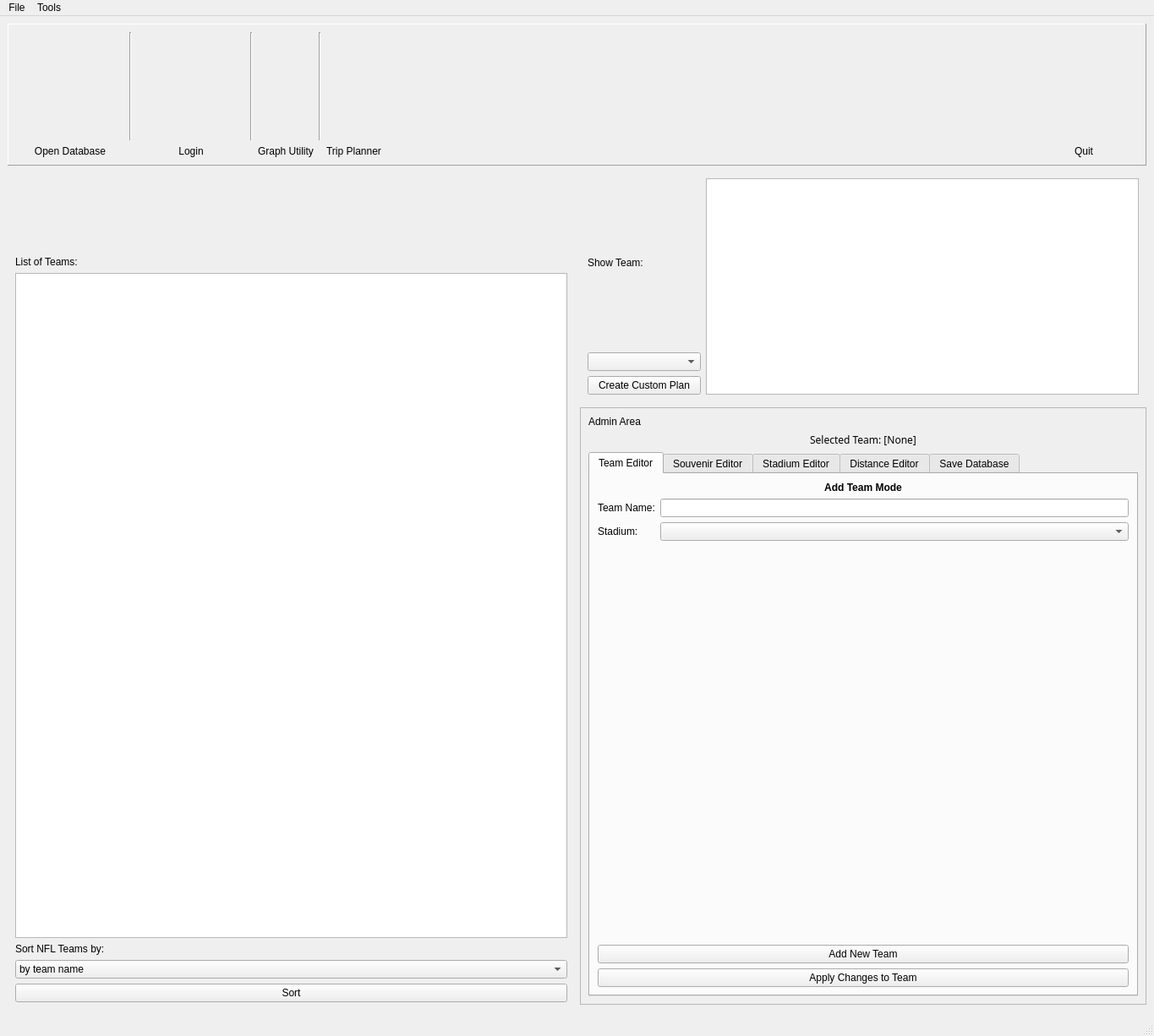
<?xml version="1.0" encoding="UTF-8"?>
<ui version="4.0">
 <class>MainWindow</class>
 <widget class="QMainWindow" name="MainWindow">
  <property name="windowModality">
   <enum>Qt::NonModal</enum>
  </property>
  <property name="geometry">
   <rect>
    <x>0</x>
    <y>0</y>
    <width>1365</width>
    <height>1226</height>
   </rect>
  </property>
  <property name="sizePolicy">
   <sizepolicy hsizetype="Minimum" vsizetype="Minimum">
    <horstretch>0</horstretch>
    <verstretch>0</verstretch>
   </sizepolicy>
  </property>
  <property name="windowTitle">
   <string>Sleepless Programmers NFL Planner</string>
  </property>
  <property name="windowIcon">
   <iconset resource="Resources.qrc">
    <normaloff>:/window_icons/windowicons/main_icon.png</normaloff>:/window_icons/windowicons/main_icon.png</iconset>
  </property>
  <widget class="QWidget" name="centralwidget">
   <layout class="QGridLayout" name="gridLayout">
    <item row="3" column="0" rowspan="3">
     <widget class="QFrame" name="frame">
      <layout class="QGridLayout" name="gridLayout_2">
       <item row="2" column="0">
        <widget class="QLabel" name="label_18">
         <property name="text">
          <string>List of Teams:</string>
         </property>
        </widget>
       </item>
       <item row="6" column="0">
        <widget class="QPushButton" name="nflSortButton">
         <property name="text">
          <string>Sort</string>
         </property>
        </widget>
       </item>
       <item row="4" column="0">
        <widget class="QLabel" name="label_4">
         <property name="text">
          <string>Sort NFL Teams by:</string>
         </property>
        </widget>
       </item>
       <item row="1" column="0">
        <layout class="QHBoxLayout" name="horizontalLayout_3">
         <item>
          <widget class="QLabel" name="splash">
           <property name="sizePolicy">
            <sizepolicy hsizetype="Fixed" vsizetype="Fixed">
             <horstretch>0</horstretch>
             <verstretch>0</verstretch>
            </sizepolicy>
           </property>
           <property name="minimumSize">
            <size>
             <width>258</width>
             <height>86</height>
            </size>
           </property>
           <property name="maximumSize">
            <size>
             <width>258</width>
             <height>86</height>
            </size>
           </property>
           <property name="text">
            <string/>
           </property>
           <property name="pixmap">
            <pixmap resource="Resources.qrc">:/Files/splash.png</pixmap>
           </property>
           <property name="scaledContents">
            <bool>true</bool>
           </property>
          </widget>
         </item>
        </layout>
       </item>
       <item row="5" column="0">
        <widget class="QComboBox" name="nflSortingComboBox">
         <item>
          <property name="text">
           <string>by team name</string>
          </property>
         </item>
         <item>
          <property name="text">
           <string>by stadium name</string>
          </property>
         </item>
         <item>
          <property name="text">
           <string>American Football Conference teams sorted by team name</string>
          </property>
         </item>
         <item>
          <property name="text">
           <string>National Football Conference teams sorted by team name</string>
          </property>
         </item>
         <item>
          <property name="text">
           <string>NFC North teams sorted by team name</string>
          </property>
         </item>
         <item>
          <property name="text">
           <string>by date opened (Oldest to Newest)</string>
          </property>
         </item>
         <item>
          <property name="text">
           <string>“open” stadium roof type sorted by stadium name.</string>
          </property>
         </item>
         <item>
          <property name="text">
           <string>seating capacity (smallest to largest)</string>
          </property>
         </item>
         <item>
          <property name="text">
           <string>conference name</string>
          </property>
         </item>
         <item>
          <property name="text">
           <string>Bermuda Grass</string>
          </property>
         </item>
        </widget>
       </item>
       <item row="3" column="0">
        <widget class="QTextBrowser" name="allNFLTeams"/>
       </item>
      </layout>
     </widget>
    </item>
    <item row="3" column="1">
     <widget class="QFrame" name="frame_2">
      <layout class="QGridLayout" name="gridLayout_3">
       <item row="2" column="0">
        <widget class="QPushButton" name="pushButton">
         <property name="text">
          <string>Create Custom Plan</string>
         </property>
        </widget>
       </item>
       <item row="1" column="0">
        <widget class="QComboBox" name="nflSelectComboBox"/>
       </item>
       <item row="0" column="0">
        <widget class="QLabel" name="label_2">
         <property name="text">
          <string>Show Team:</string>
         </property>
        </widget>
       </item>
       <item row="0" column="1" rowspan="3">
        <widget class="QTextBrowser" name="nflSelectTextBrowser">
         <property name="sizePolicy">
          <sizepolicy hsizetype="Fixed" vsizetype="Expanding">
           <horstretch>0</horstretch>
           <verstretch>0</verstretch>
          </sizepolicy>
         </property>
         <property name="minimumSize">
          <size>
           <width>512</width>
           <height>256</height>
          </size>
         </property>
         <property name="maximumSize">
          <size>
           <width>512</width>
           <height>16777215</height>
          </size>
         </property>
        </widget>
       </item>
      </layout>
     </widget>
    </item>
    <item row="4" column="1">
     <widget class="QFrame" name="frame_3">
      <property name="frameShape">
       <enum>QFrame::StyledPanel</enum>
      </property>
      <property name="frameShadow">
       <enum>QFrame::Raised</enum>
      </property>
      <layout class="QGridLayout" name="gridLayout_4">
       <item row="1" column="0">
        <widget class="QLabel" name="teamSelect_Label">
         <property name="font">
          <font>
           <family>Rockwell</family>
          </font>
         </property>
         <property name="layoutDirection">
          <enum>Qt::LeftToRight</enum>
         </property>
         <property name="text">
          <string>Selected Team: [None]</string>
         </property>
         <property name="alignment">
          <set>Qt::AlignCenter</set>
         </property>
        </widget>
       </item>
       <item row="0" column="0">
        <widget class="QLabel" name="label">
         <property name="text">
          <string>Admin Area</string>
         </property>
        </widget>
       </item>
       <item row="2" column="0">
        <widget class="QTabWidget" name="tabWidget">
         <property name="currentIndex">
          <number>0</number>
         </property>
         <widget class="QWidget" name="tab">
          <attribute name="title">
           <string>Team Editor</string>
          </attribute>
          <layout class="QGridLayout" name="gridLayout_6">
           <item row="6" column="0" colspan="2">
            <widget class="QPushButton" name="ApplyChanges_pushButton_2">
             <property name="text">
              <string>Apply Changes to Team</string>
             </property>
            </widget>
           </item>
           <item row="1" column="0" colspan="2">
            <layout class="QGridLayout" name="gridLayout_9">
             <item row="2" column="1">
              <widget class="QComboBox" name="stadium_comboBox"/>
             </item>
             <item row="1" column="0">
              <widget class="QLabel" name="label_15">
               <property name="text">
                <string>Team Name:</string>
               </property>
              </widget>
             </item>
             <item row="0" column="0" colspan="2">
              <widget class="QLabel" name="label_17">
               <property name="font">
                <font>
                 <weight>75</weight>
                 <bold>true</bold>
                </font>
               </property>
               <property name="text">
                <string>Add Team Mode</string>
               </property>
               <property name="alignment">
                <set>Qt::AlignCenter</set>
               </property>
              </widget>
             </item>
             <item row="2" column="0">
              <widget class="QLabel" name="label_16">
               <property name="text">
                <string>Stadium:</string>
               </property>
              </widget>
             </item>
             <item row="1" column="1">
              <widget class="QLineEdit" name="teamName_lineEdit"/>
             </item>
             <item row="3" column="1">
              <spacer name="verticalSpacer">
               <property name="orientation">
                <enum>Qt::Vertical</enum>
               </property>
               <property name="sizeHint" stdset="0">
                <size>
                 <width>20</width>
                 <height>40</height>
                </size>
               </property>
              </spacer>
             </item>
            </layout>
           </item>
           <item row="5" column="0" colspan="2">
            <widget class="QPushButton" name="addTeam_pushButton">
             <property name="text">
              <string>Add New Team</string>
             </property>
            </widget>
           </item>
          </layout>
         </widget>
         <widget class="QWidget" name="tab_2">
          <attribute name="title">
           <string>Souvenir Editor</string>
          </attribute>
          <layout class="QGridLayout" name="gridLayout_5">
           <item row="1" column="0">
            <widget class="QTableWidget" name="Souvenirs_ListWidget">
             <property name="enabled">
              <bool>false</bool>
             </property>
             <property name="sizeAdjustPolicy">
              <enum>QAbstractScrollArea::AdjustIgnored</enum>
             </property>
             <property name="columnCount">
              <number>0</number>
             </property>
             <attribute name="horizontalHeaderMinimumSectionSize">
              <number>35</number>
             </attribute>
            </widget>
           </item>
           <item row="2" column="0">
            <layout class="QHBoxLayout" name="horizontalLayout">
             <item>
              <widget class="QPushButton" name="addNewSouvenir_button">
               <property name="enabled">
                <bool>false</bool>
               </property>
               <property name="text">
                <string>Add New</string>
               </property>
              </widget>
             </item>
             <item>
              <widget class="QPushButton" name="deleteSelected">
               <property name="enabled">
                <bool>false</bool>
               </property>
               <property name="text">
                <string>Delete Selected</string>
               </property>
              </widget>
             </item>
            </layout>
           </item>
           <item row="0" column="0">
            <widget class="QLabel" name="label_5">
             <property name="text">
              <string>Team Souvenirs</string>
             </property>
            </widget>
           </item>
           <item row="3" column="0">
            <widget class="QPushButton" name="ApplyChanges_pushButton">
             <property name="enabled">
              <bool>false</bool>
             </property>
             <property name="text">
              <string>Apply Changes</string>
             </property>
            </widget>
           </item>
          </layout>
         </widget>
         <widget class="QWidget" name="tab_3">
          <attribute name="title">
           <string>Stadium Editor</string>
          </attribute>
          <layout class="QGridLayout" name="gridLayout_7">
           <item row="3" column="0">
            <widget class="Line" name="line">
             <property name="orientation">
              <enum>Qt::Horizontal</enum>
             </property>
            </widget>
           </item>
           <item row="0" column="0">
            <widget class="QListWidget" name="listWidget">
             <property name="selectionMode">
              <enum>QAbstractItemView::SingleSelection</enum>
             </property>
             <property name="modelColumn">
              <number>0</number>
             </property>
            </widget>
           </item>
           <item row="1" column="0">
            <layout class="QHBoxLayout" name="horizontalLayout_2">
             <item>
              <spacer name="horizontalSpacer_2">
               <property name="orientation">
                <enum>Qt::Horizontal</enum>
               </property>
               <property name="sizeHint" stdset="0">
                <size>
                 <width>40</width>
                 <height>20</height>
                </size>
               </property>
              </spacer>
             </item>
             <item>
              <widget class="QPushButton" name="editStad_button">
               <property name="text">
                <string>Edit Selected</string>
               </property>
              </widget>
             </item>
            </layout>
           </item>
           <item row="4" column="0">
            <widget class="QStackedWidget" name="Stadium_editor">
             <property name="currentIndex">
              <number>0</number>
             </property>
             <widget class="QWidget" name="page">
              <layout class="QGridLayout" name="gridLayout_12">
               <item row="3" column="0">
                <widget class="QPushButton" name="addStadFile_pushButton">
                 <property name="text">
                  <string>Add Stadium From File</string>
                 </property>
                </widget>
               </item>
               <item row="2" column="0">
                <widget class="QPushButton" name="addStad_pushButton">
                 <property name="text">
                  <string>Add New Stadium</string>
                 </property>
                </widget>
               </item>
               <item row="0" column="0">
                <widget class="QLabel" name="label_14">
                 <property name="font">
                  <font>
                   <weight>75</weight>
                   <bold>true</bold>
                  </font>
                 </property>
                 <property name="text">
                  <string>New Stadium</string>
                 </property>
                </widget>
               </item>
               <item row="1" column="0">
                <layout class="QGridLayout" name="fields">
                 <item row="1" column="0">
                  <widget class="QLabel" name="label_6">
                   <property name="text">
                    <string>Name:</string>
                   </property>
                  </widget>
                 </item>
                 <item row="6" column="1">
                  <widget class="QLineEdit" name="date_lineEdit"/>
                 </item>
                 <item row="7" column="0">
                  <widget class="QLabel" name="label_11">
                   <property name="text">
                    <string>Surface Type:</string>
                   </property>
                  </widget>
                 </item>
                 <item row="6" column="0">
                  <widget class="QLabel" name="label_13">
                   <property name="text">
                    <string>Date Opened:</string>
                   </property>
                  </widget>
                 </item>
                 <item row="5" column="0">
                  <widget class="QLabel" name="label_10">
                   <property name="text">
                    <string>Division:</string>
                   </property>
                  </widget>
                 </item>
                 <item row="5" column="1">
                  <widget class="QLineEdit" name="div_lineEdit"/>
                 </item>
                 <item row="8" column="0">
                  <widget class="QLabel" name="label_12">
                   <property name="text">
                    <string>Roof Type:</string>
                   </property>
                  </widget>
                 </item>
                 <item row="3" column="1">
                  <widget class="QLineEdit" name="loc_lineEdit"/>
                 </item>
                 <item row="8" column="1">
                  <widget class="QComboBox" name="roof_combo"/>
                 </item>
                 <item row="3" column="0">
                  <widget class="QLabel" name="label_8">
                   <property name="text">
                    <string>Location:</string>
                   </property>
                  </widget>
                 </item>
                 <item row="1" column="1">
                  <widget class="QLineEdit" name="name_lineEdit"/>
                 </item>
                 <item row="4" column="1">
                  <widget class="QLineEdit" name="conf_lineEdit"/>
                 </item>
                 <item row="7" column="1">
                  <widget class="QComboBox" name="surface_combo"/>
                 </item>
                 <item row="2" column="0">
                  <widget class="QLabel" name="label_7">
                   <property name="text">
                    <string>Seating:</string>
                   </property>
                  </widget>
                 </item>
                 <item row="4" column="0">
                  <widget class="QLabel" name="label_9">
                   <property name="text">
                    <string>Conference:</string>
                   </property>
                  </widget>
                 </item>
                 <item row="2" column="1">
                  <widget class="QLineEdit" name="seats_lineEdit"/>
                 </item>
                </layout>
               </item>
              </layout>
             </widget>
             <widget class="QWidget" name="page_2">
              <layout class="QGridLayout" name="gridLayout_8">
               <item row="1" column="0">
                <widget class="QLabel" name="label_30">
                 <property name="font">
                  <font>
                   <weight>75</weight>
                   <bold>true</bold>
                  </font>
                 </property>
                 <property name="text">
                  <string>Edit Stadium</string>
                 </property>
                </widget>
               </item>
               <item row="4" column="0">
                <widget class="QPushButton" name="cancelChanges_button">
                 <property name="text">
                  <string>Cancel Changes</string>
                 </property>
                </widget>
               </item>
               <item row="3" column="0">
                <widget class="QPushButton" name="accept_button">
                 <property name="text">
                  <string>Accept Changes</string>
                 </property>
                </widget>
               </item>
               <item row="2" column="0">
                <layout class="QGridLayout" name="fields_2">
                 <item row="1" column="0">
                  <widget class="QLabel" name="label_22">
                   <property name="text">
                    <string>Name:</string>
                   </property>
                  </widget>
                 </item>
                 <item row="6" column="1">
                  <widget class="QLineEdit" name="date_lineEdit_2"/>
                 </item>
                 <item row="7" column="0">
                  <widget class="QLabel" name="label_23">
                   <property name="text">
                    <string>Surface Type:</string>
                   </property>
                  </widget>
                 </item>
                 <item row="6" column="0">
                  <widget class="QLabel" name="label_24">
                   <property name="text">
                    <string>Date Opened:</string>
                   </property>
                  </widget>
                 </item>
                 <item row="5" column="0">
                  <widget class="QLabel" name="label_25">
                   <property name="text">
                    <string>Division:</string>
                   </property>
                  </widget>
                 </item>
                 <item row="5" column="1">
                  <widget class="QLineEdit" name="div_lineEdit_2"/>
                 </item>
                 <item row="8" column="0">
                  <widget class="QLabel" name="label_26">
                   <property name="text">
                    <string>Roof Type:</string>
                   </property>
                  </widget>
                 </item>
                 <item row="3" column="1">
                  <widget class="QLineEdit" name="loc_lineEdit_2"/>
                 </item>
                 <item row="8" column="1">
                  <widget class="QComboBox" name="roof_combo_2"/>
                 </item>
                 <item row="3" column="0">
                  <widget class="QLabel" name="label_27">
                   <property name="text">
                    <string>Location:</string>
                   </property>
                  </widget>
                 </item>
                 <item row="1" column="1">
                  <widget class="QLineEdit" name="name_lineEdit_2">
                   <property name="enabled">
                    <bool>false</bool>
                   </property>
                  </widget>
                 </item>
                 <item row="4" column="1">
                  <widget class="QLineEdit" name="conf_lineEdit_2"/>
                 </item>
                 <item row="7" column="1">
                  <widget class="QComboBox" name="surface_combo_2"/>
                 </item>
                 <item row="2" column="0">
                  <widget class="QLabel" name="label_28">
                   <property name="text">
                    <string>Seating:</string>
                   </property>
                  </widget>
                 </item>
                 <item row="4" column="0">
                  <widget class="QLabel" name="label_29">
                   <property name="text">
                    <string>Conference:</string>
                   </property>
                  </widget>
                 </item>
                 <item row="2" column="1">
                  <widget class="QLineEdit" name="seats_lineEdit_2"/>
                 </item>
                </layout>
               </item>
               <item row="0" column="0">
                <widget class="QCheckBox" name="checkBox">
                 <property name="text">
                  <string>Unlock Name</string>
                 </property>
                </widget>
               </item>
              </layout>
             </widget>
            </widget>
           </item>
          </layout>
         </widget>
         <widget class="QWidget" name="tab_5">
          <attribute name="title">
           <string>Distance Editor</string>
          </attribute>
          <layout class="QGridLayout" name="gridLayout_13">
           <item row="0" column="0">
            <widget class="QTableWidget" name="distance_table">
             <property name="editTriggers">
              <set>QAbstractItemView::NoEditTriggers</set>
             </property>
             <property name="selectionMode">
              <enum>QAbstractItemView::SingleSelection</enum>
             </property>
             <property name="selectionBehavior">
              <enum>QAbstractItemView::SelectRows</enum>
             </property>
             <column>
              <property name="text">
               <string>From</string>
              </property>
             </column>
             <column>
              <property name="text">
               <string>To</string>
              </property>
             </column>
             <column>
              <property name="text">
               <string>Distance</string>
              </property>
             </column>
            </widget>
           </item>
           <item row="5" column="0">
            <widget class="QPushButton" name="deleteEdge_button">
             <property name="text">
              <string>Delete Selected Connection</string>
             </property>
            </widget>
           </item>
           <item row="1" column="0">
            <layout class="QGridLayout" name="gridLayout_14">
             <item row="2" column="1">
              <widget class="QComboBox" name="toStad_combo"/>
             </item>
             <item row="1" column="1">
              <widget class="QComboBox" name="fromStad_combo"/>
             </item>
             <item row="1" column="0">
              <widget class="QLabel" name="label_31">
               <property name="sizePolicy">
                <sizepolicy hsizetype="Fixed" vsizetype="Preferred">
                 <horstretch>0</horstretch>
                 <verstretch>0</verstretch>
                </sizepolicy>
               </property>
               <property name="text">
                <string>From:</string>
               </property>
              </widget>
             </item>
             <item row="2" column="0">
              <widget class="QLabel" name="label_32">
               <property name="text">
                <string>To:</string>
               </property>
              </widget>
             </item>
             <item row="3" column="0">
              <widget class="QLabel" name="label_33">
               <property name="text">
                <string>Distance (Miles):</string>
               </property>
              </widget>
             </item>
             <item row="3" column="1">
              <widget class="QLineEdit" name="dist"/>
             </item>
            </layout>
           </item>
           <item row="4" column="0">
            <widget class="QPushButton" name="addEdge_button">
             <property name="text">
              <string>Add New Connection</string>
             </property>
            </widget>
           </item>
          </layout>
         </widget>
         <widget class="QWidget" name="tab_4">
          <attribute name="title">
           <string>Save Database</string>
          </attribute>
          <layout class="QGridLayout" name="gridLayout_10">
           <item row="0" column="0">
            <layout class="QHBoxLayout" name="horizontalLayout_4">
             <item>
              <widget class="QLabel" name="label_34">
               <property name="sizePolicy">
                <sizepolicy hsizetype="Fixed" vsizetype="Fixed">
                 <horstretch>0</horstretch>
                 <verstretch>0</verstretch>
                </sizepolicy>
               </property>
               <property name="minimumSize">
                <size>
                 <width>256</width>
                 <height>256</height>
                </size>
               </property>
               <property name="maximumSize">
                <size>
                 <width>256</width>
                 <height>256</height>
                </size>
               </property>
               <property name="text">
                <string/>
               </property>
               <property name="pixmap">
                <pixmap resource="Resources.qrc">:/window_icons/windowicons/save_icon.png</pixmap>
               </property>
               <property name="scaledContents">
                <bool>true</bool>
               </property>
              </widget>
             </item>
            </layout>
           </item>
           <item row="1" column="0">
            <widget class="QPushButton" name="save_pushButton">
             <property name="text">
              <string>Save Database</string>
             </property>
            </widget>
           </item>
           <item row="2" column="0">
            <widget class="QPushButton" name="revert_pushButton">
             <property name="text">
              <string>Revert All Changes</string>
             </property>
            </widget>
           </item>
           <item row="3" column="0">
            <spacer name="verticalSpacer_2">
             <property name="orientation">
              <enum>Qt::Vertical</enum>
             </property>
             <property name="sizeHint" stdset="0">
              <size>
               <width>20</width>
               <height>40</height>
              </size>
             </property>
            </spacer>
           </item>
          </layout>
         </widget>
        </widget>
       </item>
      </layout>
     </widget>
    </item>
    <item row="0" column="0" colspan="2">
     <widget class="QFrame" name="toolbox">
      <property name="frameShape">
       <enum>QFrame::Panel</enum>
      </property>
      <property name="frameShadow">
       <enum>QFrame::Raised</enum>
      </property>
      <layout class="QGridLayout" name="toolBox">
       <item row="1" column="9">
        <spacer name="horizontalSpacer">
         <property name="orientation">
          <enum>Qt::Horizontal</enum>
         </property>
         <property name="sizeHint" stdset="0">
          <size>
           <width>40</width>
           <height>20</height>
          </size>
         </property>
        </spacer>
       </item>
       <item row="1" column="7">
        <widget class="Line" name="line_4">
         <property name="orientation">
          <enum>Qt::Vertical</enum>
         </property>
        </widget>
       </item>
       <item row="1" column="0">
        <widget class="ClickableLabel" name="open_Database">
         <property name="sizePolicy">
          <sizepolicy hsizetype="Fixed" vsizetype="Fixed">
           <horstretch>0</horstretch>
           <verstretch>0</verstretch>
          </sizepolicy>
         </property>
         <property name="minimumSize">
          <size>
           <width>128</width>
           <height>128</height>
          </size>
         </property>
         <property name="maximumSize">
          <size>
           <width>128</width>
           <height>128</height>
          </size>
         </property>
         <property name="cursor">
          <cursorShape>PointingHandCursor</cursorShape>
         </property>
         <property name="toolTip">
          <string>&lt;html&gt;&lt;head/&gt;&lt;body&gt;&lt;p&gt;Open Database&lt;/p&gt;&lt;/body&gt;&lt;/html&gt;</string>
         </property>
         <property name="text">
          <string/>
         </property>
         <property name="pixmap">
          <pixmap resource="Resources.qrc">:/window_icons/windowicons/database_icon.png</pixmap>
         </property>
         <property name="scaledContents">
          <bool>true</bool>
         </property>
         <property name="alignment">
          <set>Qt::AlignCenter</set>
         </property>
        </widget>
       </item>
       <item row="3" column="6">
        <widget class="QLabel" name="label_20">
         <property name="text">
          <string>Graph Utility</string>
         </property>
         <property name="alignment">
          <set>Qt::AlignCenter</set>
         </property>
        </widget>
       </item>
       <item row="1" column="6">
        <widget class="ClickableLabel" name="graph_util">
         <property name="sizePolicy">
          <sizepolicy hsizetype="Fixed" vsizetype="Fixed">
           <horstretch>0</horstretch>
           <verstretch>0</verstretch>
          </sizepolicy>
         </property>
         <property name="minimumSize">
          <size>
           <width>64</width>
           <height>64</height>
          </size>
         </property>
         <property name="maximumSize">
          <size>
           <width>128</width>
           <height>128</height>
          </size>
         </property>
         <property name="cursor">
          <cursorShape>PointingHandCursor</cursorShape>
         </property>
         <property name="toolTip">
          <string>&lt;html&gt;&lt;head/&gt;&lt;body&gt;&lt;p&gt;Graph Utility&lt;/p&gt;&lt;/body&gt;&lt;/html&gt;</string>
         </property>
         <property name="text">
          <string/>
         </property>
         <property name="pixmap">
          <pixmap resource="Resources.qrc">:/window_icons/windowicons/graph_icon.png</pixmap>
         </property>
         <property name="scaledContents">
          <bool>true</bool>
         </property>
        </widget>
       </item>
       <item row="1" column="3">
        <widget class="ClickableLabel" name="login">
         <property name="sizePolicy">
          <sizepolicy hsizetype="Fixed" vsizetype="Fixed">
           <horstretch>0</horstretch>
           <verstretch>0</verstretch>
          </sizepolicy>
         </property>
         <property name="minimumSize">
          <size>
           <width>128</width>
           <height>128</height>
          </size>
         </property>
         <property name="maximumSize">
          <size>
           <width>128</width>
           <height>128</height>
          </size>
         </property>
         <property name="cursor">
          <cursorShape>PointingHandCursor</cursorShape>
         </property>
         <property name="toolTip">
          <string>&lt;html&gt;&lt;head/&gt;&lt;body&gt;&lt;p&gt;Login&lt;/p&gt;&lt;/body&gt;&lt;/html&gt;</string>
         </property>
         <property name="text">
          <string/>
         </property>
         <property name="pixmap">
          <pixmap resource="Resources.qrc">:/window_icons/windowicons/login_icon.png</pixmap>
         </property>
         <property name="scaledContents">
          <bool>true</bool>
         </property>
        </widget>
       </item>
       <item row="1" column="10">
        <widget class="ClickableLabel" name="quit">
         <property name="sizePolicy">
          <sizepolicy hsizetype="Fixed" vsizetype="Fixed">
           <horstretch>0</horstretch>
           <verstretch>0</verstretch>
          </sizepolicy>
         </property>
         <property name="minimumSize">
          <size>
           <width>128</width>
           <height>128</height>
          </size>
         </property>
         <property name="maximumSize">
          <size>
           <width>128</width>
           <height>128</height>
          </size>
         </property>
         <property name="cursor">
          <cursorShape>PointingHandCursor</cursorShape>
         </property>
         <property name="toolTip">
          <string>&lt;html&gt;&lt;head/&gt;&lt;body&gt;&lt;p&gt;Open Database&lt;/p&gt;&lt;/body&gt;&lt;/html&gt;</string>
         </property>
         <property name="text">
          <string/>
         </property>
         <property name="pixmap">
          <pixmap resource="Resources.qrc">:/window_icons/windowicons/exit_icon.png</pixmap>
         </property>
         <property name="scaledContents">
          <bool>true</bool>
         </property>
         <property name="alignment">
          <set>Qt::AlignCenter</set>
         </property>
        </widget>
       </item>
       <item row="3" column="10">
        <widget class="QLabel" name="label_21">
         <property name="text">
          <string>Quit</string>
         </property>
         <property name="alignment">
          <set>Qt::AlignCenter</set>
         </property>
        </widget>
       </item>
       <item row="3" column="3">
        <widget class="QLabel" name="label_19">
         <property name="text">
          <string>Login</string>
         </property>
         <property name="alignment">
          <set>Qt::AlignCenter</set>
         </property>
        </widget>
       </item>
       <item row="3" column="0">
        <widget class="QLabel" name="label_3">
         <property name="text">
          <string>Open Database</string>
         </property>
         <property name="alignment">
          <set>Qt::AlignCenter</set>
         </property>
        </widget>
       </item>
       <item row="1" column="2">
        <widget class="Line" name="line_2">
         <property name="orientation">
          <enum>Qt::Vertical</enum>
         </property>
        </widget>
       </item>
       <item row="1" column="4">
        <widget class="Line" name="line_3">
         <property name="orientation">
          <enum>Qt::Vertical</enum>
         </property>
        </widget>
       </item>
       <item row="1" column="8">
        <widget class="ClickableLabel" name="planner_util">
         <property name="sizePolicy">
          <sizepolicy hsizetype="Fixed" vsizetype="Fixed">
           <horstretch>0</horstretch>
           <verstretch>0</verstretch>
          </sizepolicy>
         </property>
         <property name="minimumSize">
          <size>
           <width>64</width>
           <height>64</height>
          </size>
         </property>
         <property name="maximumSize">
          <size>
           <width>128</width>
           <height>128</height>
          </size>
         </property>
         <property name="cursor">
          <cursorShape>PointingHandCursor</cursorShape>
         </property>
         <property name="toolTip">
          <string>&lt;html&gt;&lt;head/&gt;&lt;body&gt;&lt;p&gt;Graph Utility&lt;/p&gt;&lt;/body&gt;&lt;/html&gt;</string>
         </property>
         <property name="text">
          <string/>
         </property>
         <property name="pixmap">
          <pixmap resource="Resources.qrc">:/window_icons/windowicons/trip_util_icon.png</pixmap>
         </property>
         <property name="scaledContents">
          <bool>true</bool>
         </property>
        </widget>
       </item>
       <item row="3" column="8">
        <widget class="QLabel" name="label_35">
         <property name="cursor">
          <cursorShape>ArrowCursor</cursorShape>
         </property>
         <property name="text">
          <string>Trip Planner</string>
         </property>
         <property name="alignment">
          <set>Qt::AlignCenter</set>
         </property>
        </widget>
       </item>
      </layout>
     </widget>
    </item>
   </layout>
  </widget>
  <widget class="QMenuBar" name="menubar">
   <property name="geometry">
    <rect>
     <x>0</x>
     <y>0</y>
     <width>1365</width>
     <height>24</height>
    </rect>
   </property>
   <widget class="QMenu" name="menuFile">
    <property name="title">
     <string>File</string>
    </property>
    <addaction name="separator"/>
    <addaction name="actionOpen_Database"/>
    <addaction name="separator"/>
    <addaction name="actionLogin"/>
    <addaction name="actionQuit"/>
   </widget>
   <widget class="QMenu" name="menuTools">
    <property name="title">
     <string>Tools</string>
    </property>
    <addaction name="actionGraph_Utility"/>
    <addaction name="actionTrip_Planner"/>
   </widget>
   <addaction name="menuFile"/>
   <addaction name="menuTools"/>
  </widget>
  <widget class="QStatusBar" name="statusbar"/>
  <action name="actionOpen_Database">
   <property name="icon">
    <iconset resource="Resources.qrc">
     <normaloff>:/window_icons/windowicons/database_icon.png</normaloff>:/window_icons/windowicons/database_icon.png</iconset>
   </property>
   <property name="text">
    <string>Open Database</string>
   </property>
   <property name="shortcut">
    <string>Ctrl+O</string>
   </property>
  </action>
  <action name="actionQuit">
   <property name="icon">
    <iconset resource="Resources.qrc">
     <normaloff>:/window_icons/windowicons/exit_icon.png</normaloff>:/window_icons/windowicons/exit_icon.png</iconset>
   </property>
   <property name="text">
    <string>Quit</string>
   </property>
   <property name="shortcut">
    <string>Ctrl+Q</string>
   </property>
  </action>
  <action name="actionLogin">
   <property name="icon">
    <iconset resource="Resources.qrc">
     <normaloff>:/window_icons/windowicons/login_icon.png</normaloff>:/window_icons/windowicons/login_icon.png</iconset>
   </property>
   <property name="text">
    <string>Login</string>
   </property>
   <property name="shortcut">
    <string>Ctrl+L</string>
   </property>
  </action>
  <action name="actionGraph_Utility">
   <property name="icon">
    <iconset resource="Resources.qrc">
     <normaloff>:/window_icons/windowicons/graph_icon.png</normaloff>:/window_icons/windowicons/graph_icon.png</iconset>
   </property>
   <property name="text">
    <string>Graph Utility</string>
   </property>
   <property name="shortcut">
    <string>Alt+G</string>
   </property>
  </action>
  <action name="actionTrip_Planner">
   <property name="icon">
    <iconset resource="Resources.qrc">
     <normaloff>:/window_icons/windowicons/trip_util_icon.png</normaloff>:/window_icons/windowicons/trip_util_icon.png</iconset>
   </property>
   <property name="text">
    <string>Trip Planner</string>
   </property>
   <property name="shortcut">
    <string>Alt+T</string>
   </property>
  </action>
 </widget>
 <customwidgets>
  <customwidget>
   <class>ClickableLabel</class>
   <extends>QLabel</extends>
   <header>clickablelabel.h</header>
  </customwidget>
 </customwidgets>
 <resources>
  <include location="Resources.qrc"/>
 </resources>
 <connections/>
</ui>
